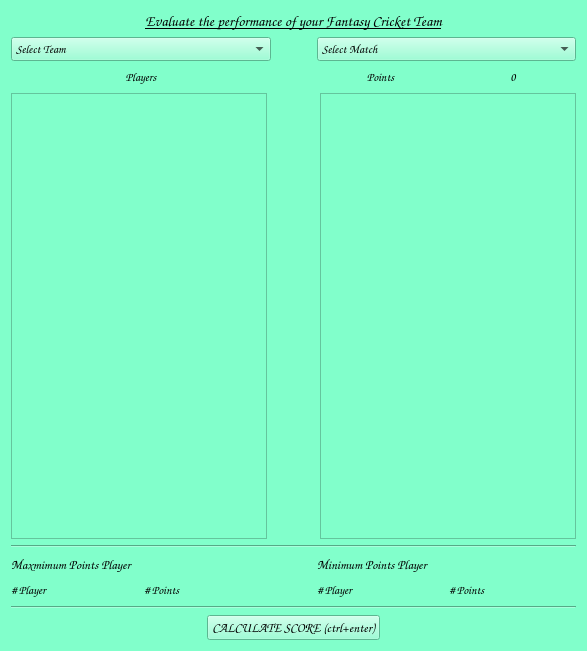
<?xml version="1.0" encoding="UTF-8"?>
<ui version="4.0">
 <class>Form</class>
 <widget class="QWidget" name="Form">
  <property name="geometry">
   <rect>
    <x>0</x>
    <y>0</y>
    <width>587</width>
    <height>651</height>
   </rect>
  </property>
  <property name="windowTitle">
   <string>Evaluate</string>
  </property>
  <property name="styleSheet">
   <string notr="true">background-color: rgb(129, 255, 203);</string>
  </property>
  <layout class="QVBoxLayout" name="verticalLayout">
   <item>
    <widget class="QLabel" name="lab_title">
     <property name="font">
      <font>
       <family>Comic Sans MS</family>
       <pointsize>11</pointsize>
       <weight>75</weight>
       <italic>true</italic>
       <bold>true</bold>
       <underline>true</underline>
      </font>
     </property>
     <property name="text">
      <string>Evaluate the performance of your Fantasy Cricket Team</string>
     </property>
     <property name="alignment">
      <set>Qt::AlignCenter</set>
     </property>
    </widget>
   </item>
   <item>
    <layout class="QHBoxLayout" name="horizontalLayout">
     <item>
      <widget class="QComboBox" name="comboBox_Team">
       <property name="font">
        <font>
         <family>Comic Sans MS</family>
         <pointsize>9</pointsize>
         <weight>75</weight>
         <bold>true</bold>
        </font>
       </property>
       <property name="insertPolicy">
        <enum>QComboBox::NoInsert</enum>
       </property>
       <item>
        <property name="text">
         <string>Select Team</string>
        </property>
       </item>
       <item>
        <property name="text">
         <string>Team 1</string>
        </property>
       </item>
       <item>
        <property name="text">
         <string>Team 2</string>
        </property>
       </item>
       <item>
        <property name="text">
         <string>Team 3</string>
        </property>
       </item>
      </widget>
     </item>
     <item>
      <spacer name="horizontalSpacer">
       <property name="orientation">
        <enum>Qt::Horizontal</enum>
       </property>
       <property name="sizeType">
        <enum>QSizePolicy::Minimum</enum>
       </property>
       <property name="sizeHint" stdset="0">
        <size>
         <width>40</width>
         <height>20</height>
        </size>
       </property>
      </spacer>
     </item>
     <item>
      <widget class="QComboBox" name="comboBox_match">
       <property name="font">
        <font>
         <family>Comic Sans MS</family>
         <pointsize>9</pointsize>
         <weight>75</weight>
         <bold>true</bold>
        </font>
       </property>
       <item>
        <property name="text">
         <string>Select Match</string>
        </property>
       </item>
       <item>
        <property name="text">
         <string>Match 1</string>
        </property>
       </item>
       <item>
        <property name="text">
         <string>Match 2</string>
        </property>
       </item>
       <item>
        <property name="text">
         <string>Match 3</string>
        </property>
       </item>
      </widget>
     </item>
    </layout>
   </item>
   <item>
    <layout class="QHBoxLayout" name="horizontalLayout_2">
     <item>
      <widget class="QLabel" name="lab_players">
       <property name="font">
        <font>
         <family>Comic Sans MS</family>
         <pointsize>9</pointsize>
         <weight>75</weight>
         <bold>true</bold>
        </font>
       </property>
       <property name="text">
        <string>Players</string>
       </property>
       <property name="alignment">
        <set>Qt::AlignCenter</set>
       </property>
      </widget>
     </item>
     <item>
      <spacer name="horizontalSpacer_2">
       <property name="orientation">
        <enum>Qt::Horizontal</enum>
       </property>
       <property name="sizeType">
        <enum>QSizePolicy::Minimum</enum>
       </property>
       <property name="sizeHint" stdset="0">
        <size>
         <width>40</width>
         <height>20</height>
        </size>
       </property>
      </spacer>
     </item>
     <item>
      <layout class="QHBoxLayout" name="horizontalLayout_3">
       <item>
        <widget class="QLabel" name="lab_points">
         <property name="font">
          <font>
           <family>Comic Sans MS</family>
           <pointsize>9</pointsize>
           <weight>75</weight>
           <bold>true</bold>
          </font>
         </property>
         <property name="text">
          <string>Points</string>
         </property>
         <property name="alignment">
          <set>Qt::AlignCenter</set>
         </property>
        </widget>
       </item>
       <item>
        <widget class="QLabel" name="lab_final_pts">
         <property name="font">
          <font>
           <family>Comic Sans MS</family>
           <pointsize>9</pointsize>
           <weight>75</weight>
           <bold>true</bold>
          </font>
         </property>
         <property name="text">
          <string>0</string>
         </property>
         <property name="alignment">
          <set>Qt::AlignCenter</set>
         </property>
        </widget>
       </item>
      </layout>
     </item>
    </layout>
   </item>
   <item>
    <layout class="QHBoxLayout" name="horizontalLayout_4">
     <item>
      <widget class="QListWidget" name="listWidget_players">
       <property name="font">
        <font>
         <family>Comic Sans MS</family>
         <pointsize>10</pointsize>
         <weight>75</weight>
         <bold>true</bold>
        </font>
       </property>
      </widget>
     </item>
     <item>
      <spacer name="horizontalSpacer_3">
       <property name="orientation">
        <enum>Qt::Horizontal</enum>
       </property>
       <property name="sizeType">
        <enum>QSizePolicy::Expanding</enum>
       </property>
       <property name="sizeHint" stdset="0">
        <size>
         <width>40</width>
         <height>20</height>
        </size>
       </property>
      </spacer>
     </item>
     <item>
      <widget class="QListWidget" name="listWidget_points">
       <property name="font">
        <font>
         <family>Comic Sans MS</family>
         <pointsize>10</pointsize>
         <weight>75</weight>
         <bold>true</bold>
        </font>
       </property>
      </widget>
     </item>
    </layout>
   </item>
   <item>
    <widget class="Line" name="line">
     <property name="frameShadow">
      <enum>QFrame::Sunken</enum>
     </property>
     <property name="orientation">
      <enum>Qt::Horizontal</enum>
     </property>
    </widget>
   </item>
   <item>
    <layout class="QHBoxLayout" name="horizontalLayout_6">
     <item>
      <widget class="QLabel" name="lab_max">
       <property name="font">
        <font>
         <family>Comic Sans MS</family>
         <pointsize>10</pointsize>
         <weight>75</weight>
         <bold>true</bold>
        </font>
       </property>
       <property name="text">
        <string>Maxmimum Points Player</string>
       </property>
      </widget>
     </item>
     <item>
      <spacer name="horizontalSpacer_6">
       <property name="orientation">
        <enum>Qt::Horizontal</enum>
       </property>
       <property name="sizeType">
        <enum>QSizePolicy::Fixed</enum>
       </property>
       <property name="sizeHint" stdset="0">
        <size>
         <width>40</width>
         <height>20</height>
        </size>
       </property>
      </spacer>
     </item>
     <item>
      <widget class="QLabel" name="lab_min">
       <property name="font">
        <font>
         <family>Comic Sans MS</family>
         <pointsize>10</pointsize>
         <weight>75</weight>
         <bold>true</bold>
        </font>
       </property>
       <property name="text">
        <string>Minimum Points Player</string>
       </property>
      </widget>
     </item>
    </layout>
   </item>
   <item>
    <layout class="QHBoxLayout" name="horizontalLayout_7">
     <item>
      <widget class="QLabel" name="lab_max_player_name">
       <property name="font">
        <font>
         <family>Comic Sans MS</family>
         <pointsize>9</pointsize>
         <weight>75</weight>
         <bold>true</bold>
        </font>
       </property>
       <property name="text">
        <string># Player</string>
       </property>
      </widget>
     </item>
     <item>
      <widget class="QLabel" name="lab_max_player_points">
       <property name="font">
        <font>
         <family>Comic Sans MS</family>
         <pointsize>9</pointsize>
         <weight>75</weight>
         <bold>true</bold>
        </font>
       </property>
       <property name="text">
        <string># Points</string>
       </property>
      </widget>
     </item>
     <item>
      <spacer name="horizontalSpacer_7">
       <property name="orientation">
        <enum>Qt::Horizontal</enum>
       </property>
       <property name="sizeType">
        <enum>QSizePolicy::Fixed</enum>
       </property>
       <property name="sizeHint" stdset="0">
        <size>
         <width>40</width>
         <height>20</height>
        </size>
       </property>
      </spacer>
     </item>
     <item>
      <widget class="QLabel" name="lab_min_player_name">
       <property name="font">
        <font>
         <family>Comic Sans MS</family>
         <pointsize>9</pointsize>
         <weight>75</weight>
         <bold>true</bold>
        </font>
       </property>
       <property name="text">
        <string># Player</string>
       </property>
      </widget>
     </item>
     <item>
      <widget class="QLabel" name="lab_min_player_points">
       <property name="font">
        <font>
         <family>Comic Sans MS</family>
         <pointsize>9</pointsize>
         <weight>75</weight>
         <bold>true</bold>
        </font>
       </property>
       <property name="text">
        <string># Points</string>
       </property>
      </widget>
     </item>
    </layout>
   </item>
   <item>
    <widget class="Line" name="line_2">
     <property name="orientation">
      <enum>Qt::Horizontal</enum>
     </property>
    </widget>
   </item>
   <item>
    <layout class="QHBoxLayout" name="horizontalLayout_5">
     <item>
      <spacer name="horizontalSpacer_4">
       <property name="orientation">
        <enum>Qt::Horizontal</enum>
       </property>
       <property name="sizeHint" stdset="0">
        <size>
         <width>40</width>
         <height>20</height>
        </size>
       </property>
      </spacer>
     </item>
     <item>
      <widget class="QPushButton" name="button_calc_score">
       <property name="font">
        <font>
         <family>Comic Sans MS</family>
         <pointsize>10</pointsize>
         <weight>75</weight>
         <bold>true</bold>
        </font>
       </property>
       <property name="text">
        <string>CALCULATE SCORE (ctrl+enter)</string>
       </property>
       <property name="shortcut">
        <string>Ctrl+Return</string>
       </property>
      </widget>
     </item>
     <item>
      <spacer name="horizontalSpacer_5">
       <property name="orientation">
        <enum>Qt::Horizontal</enum>
       </property>
       <property name="sizeType">
        <enum>QSizePolicy::MinimumExpanding</enum>
       </property>
       <property name="sizeHint" stdset="0">
        <size>
         <width>40</width>
         <height>20</height>
        </size>
       </property>
      </spacer>
     </item>
    </layout>
   </item>
  </layout>
 </widget>
 <resources/>
 <connections/>
</ui>
